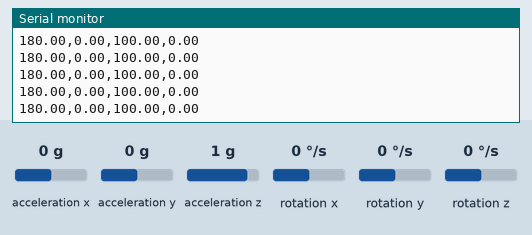
A sketch run on a simulated ESP32. Parts: the last lines printed to the serial monitor. The inputs (shaded band) are chosen by the test bench; at power-on: acceleration y 0 g, acceleration x 0 g, acceleration z 1 g, rotation x 0 °/s, rotation y 0 °/s, rotation z 0 °/s.

Above: at 4.2 s.
4.3 s: acceleration y set to 0.8 g
At 4.8 s:
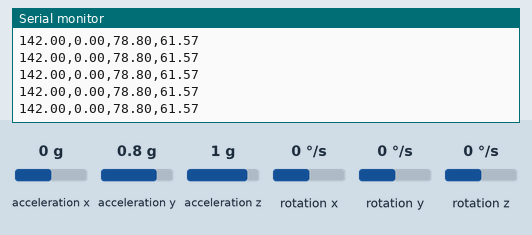
5.8 s: acceleration x set to -1.4 g
At 6.6 s:
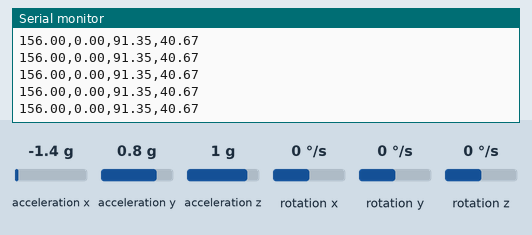
7.3 s: acceleration z set to -1.4 g
At 7.8 s:
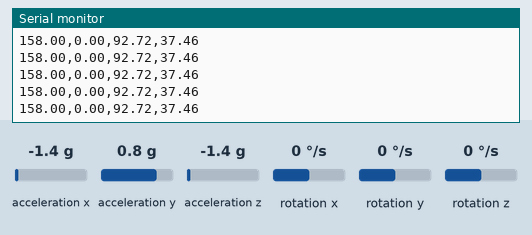
Timing chart, 0 to 10.3 s (numbered marks = the images above; inputs shaded):
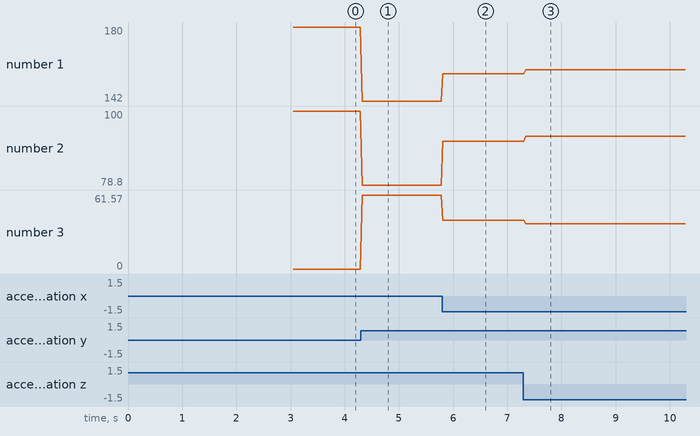

Measured:
- after the input at 4.3 s, the serial monitor: prints a new line at once (image 1)
- after the input at 5.8 s, the serial monitor: prints a new line at once (image 2)
- after the input at 7.3 s, the serial monitor: prints a new line at once (image 3)
- plotted number 1: 180 → 142 after the input at 4.3 s, 142 → 156 after the input at 5.8 s, 156 → 158 after the input at 7.3 s
- plotted number 2: 100 → 78.8 after the input at 4.3 s, 78.8 → 91.35 after the input at 5.8 s, 91.35 → 92.72 after the input at 7.3 s
- plotted number 3: 0 → 61.57 after the input at 4.3 s, 61.57 → 40.67 after the input at 5.8 s, 40.67 → 37.46 after the input at 7.3 s

The sketch:

ESP_Init_v2.ino
```cpp
#include "MPU9250.h"
#include <esp_now.h>
#include <WiFi.h>

MPU9250 mpu1;
MPU9250 mpu2;

int L1 = 50;
int L2 = 50;
int L3 = 75;

float posX, posY;
float s_theta1, s_theta2, s_theta3; // servo angles
float theta1, theta2, theta3;       // angles b/w links
float thetaR1, thetaR2, thetaR3;    // angles in radians

#define PI 3.141592

// MAC Address of responder
uint8_t broadcastAddress[] = {0x78, 0x21, 0x84, 0x9C, 0x71, 0x74};

// Define a data structure
typedef struct struct_message {
  float pitch_1;
  float pitch_2;
  float armPosX;  // x-coord of wrist
  float armPosY;  // y-coord of wrist
} struct_message;

struct_message myData;

// Peer info
esp_now_peer_info_t peerInfo;

// Callback function called when data is sent
void OnDataSent(const uint8_t *mmac_addr, esp_now_send_status_t status) {
//  Serial.print(F("\r\nLast Packet Send Status:\t"));
//  Serial.println(status == ESP_NOW_SEND_SUCCESS ? "Delivery Success" : "Delivery Fail");
}

void setup() {
  Serial.begin(115200);
  // Set ESP as Wi-Fi station
  WiFi.mode(WIFI_STA);
  Wire.begin();

  if (!mpu1.setup(0x68)) {  // change to your own address
      while (1) {
          Serial.println(F("MPU 1 connection failed. Please check your connection with `connection_check` example."));
          delay(5000);
      }
  }
  if (!mpu2.setup(0x69)) {  // change to your own address
      while (1) {
          Serial.println(F("MPU 1 connection failed. Please check your connection with `connection_check` example."));
          delay(5000);
      }
  }
  // calibrate anytime you want to
  //Serial.println("Accel & Gyro calibration will start in 3 sec.");
  //Serial.println("Please leave the device still on the flat plane.");

  mpu1.verbose(false);
  mpu2.verbose(false);

  delay(3000);
  mpu1.calibrateAccelGyro();
  Serial.println(F("MPU 1's accel & gyro calibrated"));
  mpu2.calibrateAccelGyro();
  Serial.println(F("MPU 2's accel & gyro calibrated"));

/*~~~~~~~~~~~~~~~~~~~~~~~~~~~~~~~~~~~~~~~~~~~~~~~~~~~~~~~~~~~~~~~~~~~~~~~~~~~~~~~*/
/*~~~~~~~~~~~~~~~~~~~~~~~~~~~~ESP-NOW STUFF BELOW~~~~~~~~~~~~~~~~~~~~~~~~~~~~~~~~*/
/*~~~~~~~~~~~~~~~~~~~~~~~~~~~~~~~~~~~~~~~~~~~~~~~~~~~~~~~~~~~~~~~~~~~~~~~~~~~~~~~*/

  // Initialize ESP-NOW
  if (esp_now_init() != ESP_OK) {
    Serial.println(F("Error initializing ESP-NOW"));
    return;
  }

  // Register the send callback
  esp_now_register_send_cb(OnDataSent);

  // Register peer
  memcpy(peerInfo.peer_addr, broadcastAddress, 6);
  peerInfo.channel = 0;
  peerInfo.encrypt = false;

  // Add peer
  if (esp_now_add_peer(&peerInfo) != ESP_OK) {
    Serial.println(F("Failed to add peer"));
    return;
  }
}

void loop() {
  float mpu_pitch1, mpu_pitch2, posX, posY, mapped_pitch1, mapped_pitch2;

  if (mpu1.update() && mpu2.update()) {
      static uint32_t prev_ms = millis();
      if (millis() > prev_ms + 25) {

        mpu_pitch1 = mpu1.getRoll();
        if (mpu_pitch1 < 0) {
          //myData.pitch_1 = 180;
          s_theta1 = 180;
        }
        else if (mpu_pitch1 >= 0 && mpu_pitch1 <= 180) {
          mapped_pitch1 = map(mpu_pitch1,0,180,180,0);
          if (mapped_pitch1 < 90) {
            //myData.pitch_1 = 90;
            s_theta1 = 90;
          }
          else {
            //myData.pitch_1 = mapped_pitch1;
            s_theta1 = mapped_pitch1;
          }
        }

        mpu_pitch2 = mpu2.getRoll();
        if (mpu_pitch2 < 0) {
          //myData.pitch_2 = 0;
          s_theta2 = 180;
        }
        else if (mpu_pitch2 >= 0 && mpu_pitch2 <= 180) {
          mapped_pitch2 = map(mpu_pitch2,0,180,180,0);
          //myData.pitch_2 = mapped_pitch2;
          s_theta2 = mapped_pitch2;
        }

        theta1 = s_theta1;
        theta2 = s_theta2 - theta1;
        theta3 = 0;                // hardcode gripper to point upwards

        thetaR1 = theta1*(PI/180); // convert to radians
        thetaR2 = theta2*(PI/180); // convert to radians
        thetaR3 = theta3*(PI/180); // convert to radians


        //posX = -(cos(thetaR1)*L1+L2*(cos(thetaR1)*cos(thetaR2)-sin(thetaR1)*sin(thetaR2))+L3*((sin(thetaR3)*(-cos(thetaR1)*sin(thetaR2)-cos(thetaR2)*sin(thetaR1))+cos(thetaR3)*(cos(thetaR1)*cos(thetaR2)-sin(thetaR1)*sin(thetaR2)))));
        //posY = sin(thetaR1)*L1+L2*(cos(thetaR1)*sin(thetaR2)+cos(thetaR2)*sin(thetaR1))+L3*((sin(thetaR3)*(cos(thetaR1)*cos(thetaR2)-sin(thetaR1)*sin(thetaR2))+cos(thetaR3)*(cos(thetaR1)*sin(thetaR2)+cos(thetaR2)*sin(thetaR1))));

        posX = -(L1*cos(thetaR1)+L2*cos(thetaR1+thetaR2));
        posY = L1*sin(thetaR1)+L2*sin(thetaR1+thetaR2);

        float servo_2 = theta2 + 90;
        if (servo_2 < 0) {
          servo_2 = 0;
        }
        else if (servo_2 > 180) {
          servo_2 = 180;
        }

        myData.pitch_1 = theta1;
        myData.pitch_2 = servo_2;

        myData.armPosX = posX;
        myData.armPosY = posY;

        //Serial.print(mpu1.getRoll());
        //Serial.print(",");
        //Serial.print(mpu2.getRoll());
        //Serial.print(",");
        Serial.print(theta1);
        Serial.print(",");
        Serial.print(theta2);
        Serial.print(",");
        //Serial.print(servo_2);
        //Serial.print(",");
        //Serial.print(s_theta1);
        //Serial.print(",");
        //Serial.print(s_theta2);
        //Serial.print(",");
        Serial.print(posX);
        Serial.print(",");
        Serial.println(posY);

        // Send results
        esp_err_t result = esp_now_send(broadcastAddress, (uint8_t *) &myData, sizeof(myData));

//        if (result == ESP_OK) {
//          Serial.println(F("Sending confirmed"));
//        }
//        else {
//          Serial.println(F("Sending error"));
//        }
      prev_ms = millis();
      }
    }
}
```
